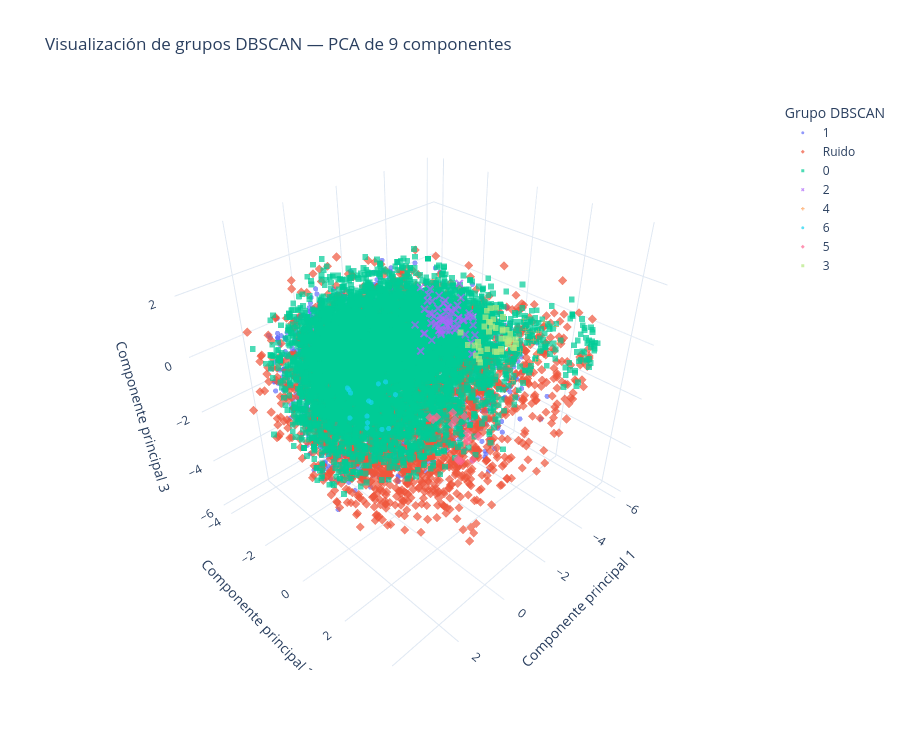

Source (notebook cell):
### Code cell
# Selección de la mejor configuración de DBSCAN
eps_mejor = mejor_configuracion_pca9["eps"]
min_samples_mejor = int(mejor_configuracion_pca9["min_samples"])

# Entrenamiento de DBSCAN con PCA de 9 componentes
dbscan_pca9 = DBSCAN(
    eps=eps_mejor,
    min_samples=min_samples_mejor
)

clusters_pca9 = dbscan_pca9.fit_predict(X_muestra_pca9)

# DataFrame para visualizar los grupos
df_plotly_pca9 = df_muestra_pca9.copy()
df_plotly_pca9["cluster"] = clusters_pca9.astype(str)
df_plotly_pca9["cluster"] = df_plotly_pca9["cluster"].replace(
    {"-1": "Ruido"}
)

# Visualización interactiva en 3D
fig = px.scatter_3d(
    df_plotly_pca9,
    x="PC1",
    y="PC2",
    z="PC3",
    color="cluster",
    symbol="cluster",
    hover_data=["popularity_category"],
    title="Visualización de grupos DBSCAN — PCA de 9 componentes",
    labels={
        "PC1": "Componente principal 1",
        "PC2": "Componente principal 2",
        "PC3": "Componente principal 3",
        "cluster": "Grupo"
    },
    opacity=0.7
)

fig.update_traces(marker=dict(size=3))
fig.update_layout(
    template="plotly_white",
    legend_title_text="Grupo DBSCAN",
    height=750
)

fig.show()

### Figure 1 — Plotly figure (JSON) as saved in the notebook; plotly's stock layout.template omitted (floating-point values rounded to 4 significant figures; data arrays with more than 128 entries replaced by an {"elided": "..."} marker saying what was removed)
{"data": [{"customdata": {"elided": "3873x1 int values"}, "hovertemplate": "Grupo=1<br>Componente principal 1=%{x}<br>Componente principal 2=%{y}<br>Componente principal 3=%{z}<br>popularity_category=%{customdata[0]}<extra></extra>", "legendgroup": "1", "marker": {"color": "#636efa", "opacity": 0.7, "size": 3, "symbol": "circle"}, "mode": "markers", "name": "1", "scene": "scene", "showlegend": true, "type": "scatter3d", "x": {"elided": "3873 float values"}, "y": {"elided": "3873 float values"}, "z": {"elided": "3873 float values"}}, {"customdata": {"elided": "2846x1 int values"}, "hovertemplate": "Grupo=Ruido<br>Componente principal 1=%{x}<br>Componente principal 2=%{y}<br>Componente principal 3=%{z}<br>popularity_category=%{customdata[0]}<extra></extra>", "legendgroup": "Ruido", "marker": {"color": "#EF553B", "opacity": 0.7, "size": 3, "symbol": "diamond"}, "mode": "markers", "name": "Ruido", "scene": "scene", "showlegend": true, "type": "scatter3d", "x": {"elided": "2846 float values"}, "y": {"elided": "2846 float values"}, "z": {"elided": "2846 float values"}}, {"customdata": {"elided": "8130x1 int values"}, "hovertemplate": "Grupo=0<br>Componente principal 1=%{x}<br>Componente principal 2=%{y}<br>Componente principal 3=%{z}<br>popularity_category=%{customdata[0]}<extra></extra>", "legendgroup": "0", "marker": {"color": "#00cc96", "opacity": 0.7, "size": 3, "symbol": "square"}, "mode": "markers", "name": "0", "scene": "scene", "showlegend": true, "type": "scatter3d", "x": {"elided": "8130 float values"}, "y": {"elided": "8130 float values"}, "z": {"elided": "8130 float values"}}, {"customdata": [[0], [0], [2], [2], [1], [0], [0], [0], [0], [0], [3], [0], [2], [2], [2], [0], [2], [2], [1], [3], [2], [1], [2], [0], [0], [2], [0], [0], [2], [2], [3], [3], [2], [2], [2], [1], [0], [3], [1], [2], [2], [0], [2], [2], [0], [0], [2], [2], [0], [0], [0], [1], [2], [0], [2], [0], [0], [2], [1], [2], [0], [2], [0], [0], [0]], "hovertemplate": "Grupo=2<br>Componente principal 1=%{x}<br>Componente principal 2=%{y}<br>Componente principal 3=%{z}<br>popularity_category=%{customdata[0]}<extra></extra>", "legendgroup": "2", "marker": {"color": "#ab63fa", "opacity": 0.7, "size": 3, "symbol": "x"}, "mode": "markers", "name": "2", "scene": "scene", "showlegend": true, "type": "scatter3d", "x": [-4.508, -3.95, -4.245, -4.001, -3.961, -3.54, -3.76, -3.608, -4.715, -3.941, -3.768, -3.826, -4.066, -4.853, -2.633, -4.508, -4.124, -3.497, -3.945, -4.03, -3.337, -4.891, -3.875, -4.129, -3.958, -4.498, -4.5, -3.695, -3.517, -2.845, -4.333, -4.372, -4.477, -4.549, -3.213, -3.233, -3.944, -4.216, -4.909, -2.478, -3.666, -4.694, -3.307, -3.733, -3.903, -4.194, -4.946, -3.7, -5.015, -3.971, -2.782, -3.292, -3.917, -4.239, -2.917, -4.95, -4.26, -4.38, -4.612, -4.094, -4.89, -4.751, -3.449, -4.72, -3.753], "y": [-1.452, -1.454, -2.044, -1.38, -2.275, -1.946, -1.652, -2.383, -2.073, -1.7, -1.504, -1.852, -1.42, -1.269, -1.651, -1.452, -0.4668, -1.731, -1.43, -1.163, -1.585, -1.151, -0.8955, -1.649, -1.82, -1.49, -2.37, -0.6468, -1.789, -0.3452, -1.428, -1.649, -1.833, -1.551, -1.657, -1.807, -1.557, -1.739, -1.014, -1.237, -1.456, -1.268, -1.384, -2.074, -1.843, -1.742, -1.301, -1.537, -1.634, -1.436, -1.401, -1.875, -1.575, -2.019, -1.162, -1.395, -1.927, -1.382, -0.8508, -1.783, -1.104, -1.445, -1.368, -1.99, -1.882], "z": [-0.8206, -0.1961, -1.046, -1.094, 0.171, 0.24, -1.101, 0.3227, -1.167, -1.17, -0.5715, -0.9252, -0.8663, -0.7051, -0.4115, -0.8206, -0.2316, 0.1013, -0.8911, -0.9767, -0.2608, -1.857, 0.912, -1.24, -1.227, -1.243, -0.3054, 0.562, -0.7643, 0.1136, -0.4276, -0.6417, -1.08, -0.3881, 0.2525, -1.051, 0.01886, -1.053, -1.498, -1.163, -1.13, -1.489, -0.5805, -0.5791, -0.3715, -0.572, -0.8688, -0.4628, -1.187, -0.202, -0.7002, -0.1765, -0.659, -1.535, -0.9048, -0.9732, -0.3467, -0.9771, -2.073, -0.8981, -1.122, -1.026, -0.6704, -0.8365, -0.6303]}, {"customdata": [[1], [0], [2], [1], [0], [2], [0], [1], [1], [0], [0], [2], [1], [1], [1], [3]], "hovertemplate": "Grupo=4<br>Componente principal 1=%{x}<br>Componente principal 2=%{y}<br>Componente principal 3=%{z}<br>popularity_category=%{customdata[0]}<extra></extra>", "legendgroup": "4", "marker": {"color": "#FFA15A", "opacity": 0.7, "size": 3, "symbol": "cross"}, "mode": "markers", "name": "4", "scene": "scene", "showlegend": true, "type": "scatter3d", "x": [-3.876, -4.414, -4.352, -4.909, -3.599, -4.397, -4.722, -4.256, -5.041, -5.068, -4.398, -4.648, -4.864, -4.528, -3.375, -3.61], "y": [1.72, 1.774, 2.1, 1.755, 1.908, 1.946, 1.639, 1.564, 2.128, 2.245, 1.517, 1.767, 1.633, 1.53, 1.865, 1.399], "z": [0.6453, -0.2738, -0.8203, 0.1597, -0.2543, -0.9664, -0.1972, 0.0725, 0.09563, -0.4625, -0.144, -0.8914, -0.2032, -0.6475, -1.246, -0.2517]}, {"customdata": [[2], [0], [1], [1], [2], [1], [2], [1], [1], [2], [1], [1], [1], [1]], "hovertemplate": "Grupo=6<br>Componente principal 1=%{x}<br>Componente principal 2=%{y}<br>Componente principal 3=%{z}<br>popularity_category=%{customdata[0]}<extra></extra>", "legendgroup": "6", "marker": {"color": "#19d3f3", "opacity": 0.7, "size": 3, "symbol": "circle"}, "mode": "markers", "name": "6", "scene": "scene", "showlegend": true, "type": "scatter3d", "x": [1.066, 1.221, 1.445, 1.546, 0.5983, 0.8982, 0.2106, 1.889, 0.9809, 1.311, 0.9057, 1.392, 1.311, 0.5368], "y": [1.082, 0.3661, -0.02089, 0.7616, 0.8799, 0.07608, 0.048, 0.4457, 0.2795, -0.2639, 0.6052, -0.2175, 0.4317, 0.1071], "z": [-1.063, -1.171, -0.2187, -0.5403, -0.25, -0.73, -0.4205, -0.5896, -0.6289, -0.3037, -1.458, -0.1744, -1.267, -0.2972]}, {"customdata": [[2], [2], [2], [2], [0], [1], [2], [2], [1], [0], [1], [2], [2], [1], [2]], "hovertemplate": "Grupo=5<br>Componente principal 1=%{x}<br>Componente principal 2=%{y}<br>Componente principal 3=%{z}<br>popularity_category=%{customdata[0]}<extra></extra>", "legendgroup": "5", "marker": {"color": "#FF6692", "opacity": 0.7, "size": 3, "symbol": "diamond"}, "mode": "markers", "name": "5", "scene": "scene", "showlegend": true, "type": "scatter3d", "x": [0.006212, 0.9487, 0.5625, 0.2416, 0.4542, 0.4885, 0.9726, 0.6806, 0.06847, 0.7725, 0.1926, 0.07367, 0.498, 0.08031, 0.6837], "y": [3.404, 2.553, 2.978, 3.232, 2.892, 3.268, 2.694, 3.316, 3.092, 2.627, 3.068, 3.325, 3.013, 3.101, 3.355], "z": [-0.6039, 0.07163, -0.1267, -0.4507, 0.1448, -1.252, 0.09504, -1.028, -0.8012, 0.02565, -0.0201, -1.432, 0.001172, -0.9159, -1.062]}, {"customdata": [[0], [1], [2], [3], [1], [2], [0], [1], [2], [2], [1], [2], [1], [2], [1], [1], [3], [1], [1], [1], [3], [0], [2], [0], [3], [1], [0], [1], [1], [2], [2], [2], [2], [2], [2], [1], [0], [2], [1], [2], [0]], "hovertemplate": "Grupo=3<br>Componente principal 1=%{x}<br>Componente principal 2=%{y}<br>Componente principal 3=%{z}<br>popularity_category=%{customdata[0]}<extra></extra>", "legendgroup": "3", "marker": {"color": "#B6E880", "opacity": 0.7, "size": 3, "symbol": "square"}, "mode": "markers", "name": "3", "scene": "scene", "showlegend": true, "type": "scatter3d", "x": [-4.681, -4.77, -4.82, -5.3, -5.033, -4.516, -4.457, -3.008, -3.897, -4.637, -2.906, -3.812, -4.734, -3.63, -5.02, -3.343, -5.282, -5.055, -4.255, -4.479, -4.896, -5.163, -4.516, -4.704, -5.21, -4.369, -3.986, -4.058, -3.999, -4.486, -4.839, -5.196, -5.163, -5.004, -4.169, -4.623, -4.169, -4.767, -5.077, -3.628, -3.413], "y": [-0.07086, 0.6027, 0.7258, 0.4582, 0.3142, 0.1882, 0.5015, -0.0006918, 0.1295, -0.1554, 0.4014, 0.4561, -0.7887, 0.3352, 0.2429, 0.4897, 0.05574, 0.3406, -0.08169, 0.1662, 0.159, 0.5198, 0.02329, 0.3321, 0.2721, 0.03798, -0.0916, 0.1368, 0.859, 0.2489, -0.3697, 0.3439, 0.2498, -0.4727, 0.01655, 0.4011, 0.57, 0.2662, 0.6433, 0.2891, 0.2445], "z": [-0.3914, -0.9709, -1.186, -1.211, -1.243, -0.5416, -0.7893, -0.1594, -1.634, -0.5204, -0.3889, -0.9286, -2.158, -0.9656, -1.139, -0.6424, -0.9881, -1.152, -0.4898, 0.2077, -0.2927, -1.455, -0.559, -1.472, -1.017, -0.678, -0.9694, 0.2595, -0.8192, -1.415, -0.6675, -1.204, -1.413, -0.2607, -0.07171, -0.6056, -1.142, -0.6715, -1.205, -1.297, -0.7026]}], "layout": {"height": 750, "legend": {"title": {"text": "Grupo DBSCAN"}, "tracegroupgap": 0}, "scene": {"domain": {"x": [0, 1], "y": [0, 1]}, "xaxis": {"title": {"text": "Componente principal 1"}}, "yaxis": {"title": {"text": "Componente principal 2"}}, "zaxis": {"title": {"text": "Componente principal 3"}}}, "title": {"text": "Visualización de grupos DBSCAN — PCA de 9 componentes"}}}
